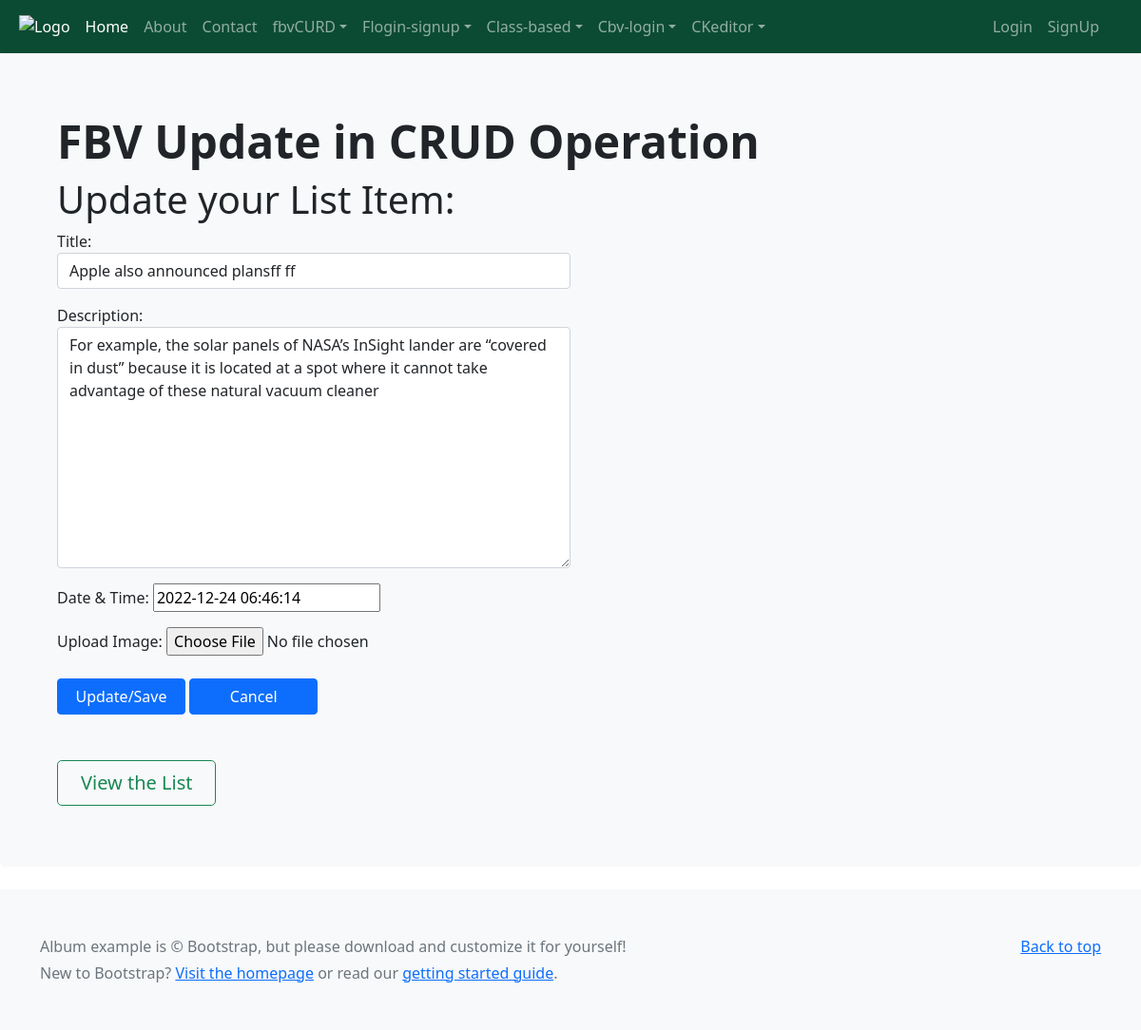
Screenshot of /fbvcrud/fb-update/16 with the database file from the repository.
### fbcrudapp/models.py (models this page shows, shortened)
class FbCrudModel(models.Model):
    title = models.CharField(max_length=200)
    description = models.TextField()
    datetime = models.DateTimeField(default=timezone.now)
    fbv_img = models.ImageField(blank=True, upload_to='fbv-img/', null=True)
    class Meta:
     verbose_name_plural = 'FBV CURD'

### fbcrudapp/views.py (the view)
# urls.py: path('fb-update/<int:id>', views.fbcrud_update, name = 'fbupdate'),
def fbcrud_update(request, id):
    obj = FbCrudModel.objects.get(id=id)
    if request.method == 'POST':
        form = FbCrudForm(request.POST, request.FILES, instance=obj)
        if form.is_valid():
            form.save()
            return redirect('fbhome')
    else:
        form = FbCrudForm(instance=obj)
    return render(request, 'fbvtemplate/fbupdate.html', {"update_form":form }) #context)

### fbcrudapp/forms.py
class FbCrudForm(forms.ModelForm):
    class Meta:
        model = FbCrudModel
        fields =  ['title', 'description', 'datetime', 'fbv_img',]
        labels = {
            'datetime': 'Date & Time',
            'fbv_img': 'Upload Image'
        }
    title = forms.CharField(widget=forms.TextInput(attrs={
        "class": "form-control",
        "placeholder": "Title"
    }))
    description = forms.CharField(widget=forms.Textarea(attrs={
        "class": "form-control",
        "placeholder": "Description"
    }))

### templates/fbvtemplate/fbupdate.html (shortened to what this page needs)
{% extends "includes/base.html" %}
{% block content %}
        <div class="p-5 mb-4 bg-light rounded-3">
      <div class="container-fluid py-3">
        <h1 class="display-5 fw-bold">FBV Update in CRUD Operation</h1>
      <div class="w-50">
<h1> Update your List Item:</h1>
    <form method="POST" enctype="multipart/form-data">
       {{update_form.as_p }}
       <input name="sumbit" class="btn btn-primary mt-2 w-25" type="submit" value="Update/Save">
       <a class="btn btn-primary mt-2 w-25" href="{% url 'fbhome' %}" role="button">Cancel</a>
    </form>
    <a class="btn btn-outline-success btn-lg px-4 mt-5" href="{% url 'fbhome' %}" role="button">View the List</a>
      </div>
    </div>
{% endblock  %}

### rows the page displays
FbCrudModel: title "Apple also announced plansff ff", description "For example, the solar panels of NASA’s InSight lander are “covered in dust” because it is located at a spot where it cannot take advantage of these natural vacuum cleaner", datetime "2022-12-24 06:46:14"
